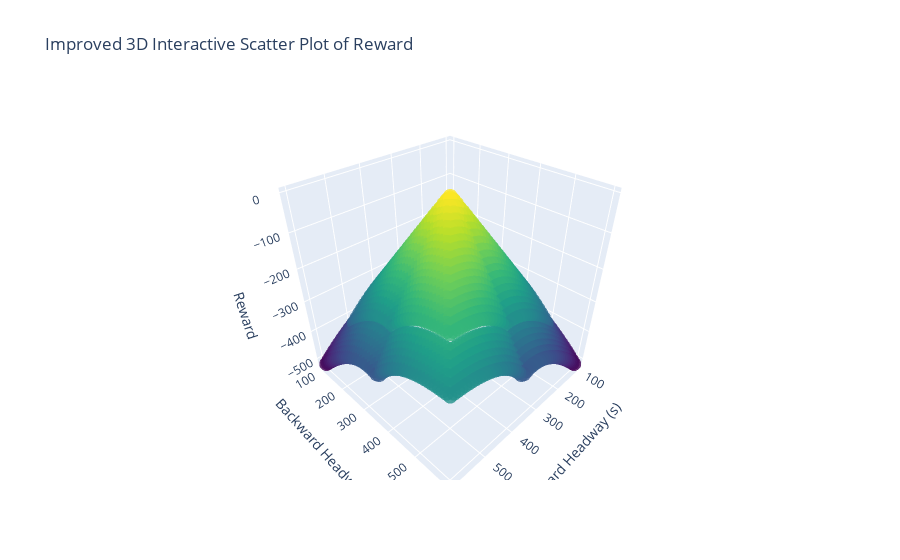

This figure's notebook cell:
### Code cell
import numpy as np
import plotly.graph_objs as go

# 假设的forward_headway和backward_headway的范围
forward_headway = np.linspace(100, 600, 50)  # 100到600之间生成50个数
backward_headway = np.linspace(100, 600, 50)

# 创建网格点
X, Y = np.meshgrid(forward_headway, backward_headway)

# 假设的奖励计算函数（包含改进项）
# def headway_reward(headway):
#     return -abs(headway - 360)  # 简化的reward函数，目标是360秒时距时奖励最大

def headway_reward(headway):
    if abs(headway - 360) <= 10:
        return 5  # 完美匹配，给高奖励
    elif abs(headway - 360) <= 60:
        return 1  # 较小偏差
    else:
        return np.exp(-abs(headway - 360)) * 10  # 大偏差，奖励递减

def calculate_reward(forward_headway, backward_headway):
    forward_reward = headway_reward(forward_headway)
    backward_reward = headway_reward(backward_headway)
    
    if forward_reward is not None and backward_reward is not None:
        weight = abs(forward_headway - 360) / (abs(forward_headway - 360) + abs(backward_headway - 360) + 1e-6)
        similarity_bonus = -abs(forward_headway - backward_headway) * 0.5  # 相等性奖励
        reward = forward_reward * weight + backward_reward * (1 - weight) + similarity_bonus
    elif forward_reward is not None:
        reward = forward_reward
    elif backward_reward is not None:
        reward = backward_reward
    else:
        reward = -50  # 设定一个较大的负奖励，鼓励策略优化

    if abs(forward_headway - 360) > 180 or abs(backward_headway - 360) > 180:
        reward -= 20  # 额外惩罚

    return reward

# 计算奖励矩阵
Z = np.zeros_like(X)
for i in range(X.shape[0]):
    for j in range(X.shape[1]):
        Z[i, j] = calculate_reward(X[i, j], Y[i, j])

# 将数据展平，适应plotly输入
x_vals = X.flatten()
y_vals = Y.flatten()
z_vals = Z.flatten()

# 创建3D散点图
trace = go.Scatter3d(
    x=x_vals, y=y_vals, z=z_vals,
    mode='markers',
    marker=dict(size=5, color=z_vals, colorscale='Viridis', opacity=0.8)
)

layout = go.Layout(
    title='Improved 3D Interactive Scatter Plot of Reward',
    scene=dict(
        xaxis_title='Forward Headway (s)',
        yaxis_title='Backward Headway (s)',
        zaxis_title='Reward'
    )
)

# 绘制图形
fig = go.Figure(data=[trace], layout=layout)
fig.show()

### Figure 1 — Plotly figure (JSON) as saved in the notebook; plotly's stock layout.template omitted (floating-point values rounded to 4 significant figures; data arrays with more than 128 entries replaced by an {"elided": "..."} marker saying what was removed)
{"data": [{"marker": {"color": {"elided": "2500 float values"}, "colorscale": [[0, "#440154"], [0.1111, "#482878"], [0.2222, "#3e4989"], [0.3333, "#31688e"], [0.4444, "#26828e"], [0.5556, "#1f9e89"], [0.6667, "#35b779"], [0.7778, "#6ece58"], [0.8889, "#b5de2b"], [1, "#fde725"]], "opacity": 0.8, "size": 5}, "mode": "markers", "type": "scatter3d", "x": {"elided": "2500 float values"}, "y": {"elided": "2500 float values"}, "z": {"elided": "2500 float values"}}], "layout": {"scene": {"xaxis": {"title": {"text": "Forward Headway (s)"}}, "yaxis": {"title": {"text": "Backward Headway (s)"}}, "zaxis": {"title": {"text": "Reward"}}}, "title": {"text": "Improved 3D Interactive Scatter Plot of Reward"}}}
